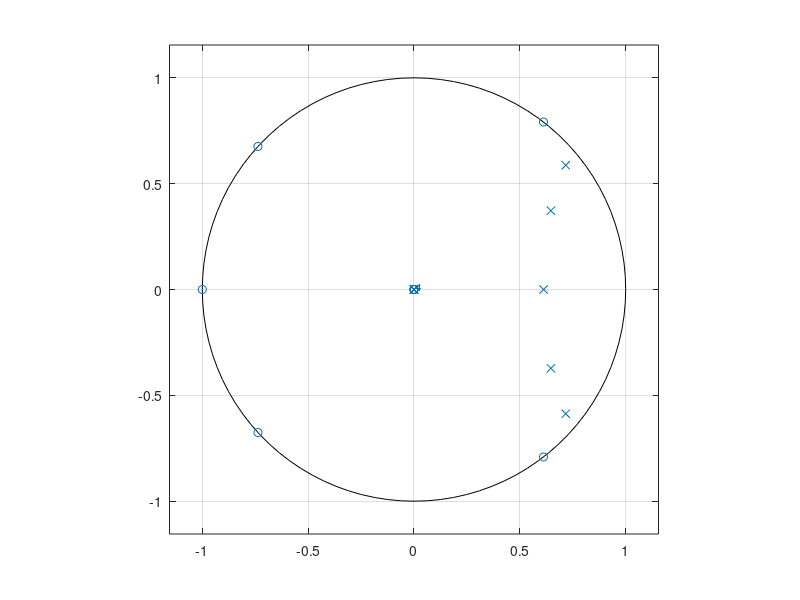

MATLAB code to generate this figure:
% sec_ord_inv_z.m
% Inverse z-transform for a second-order system using polynomial division.
% Calculates X(z)= N1(z)/D1(z)* N2(z)/D2(z)* N2(z)/D2(z)
% using sostf and deconv.
% See Ifeachor Example 4D.2 and 4D.4 p.233 and p.236
%(Note some numerical discrepancies!)
n = 5; % Number of power series points
N1 = [1 -1.22346 1]; D1 = [1 -1.433509 0.85811]; % First stage
N2 = [1 1.474597 1]; D2 = [1 -1.293601 0.556929]; % Second Stage   
N3 = [1 1 0]; D3 = [1 -0.612159 0]; % Third  stage
B = [N1; N2; N3]; % setup B-matrix from 3 row-vectors
A = [D1; D2; D3]; % setup A-matrix from 3 row-vectors
[b,a] = sos2tf([B A]); % Calculate transfer function from second order stages
[r,p,k] = residuez(b,a); % calculate partial fraction expansion
r
p
k
b = [b zeros(1,n-1)];
[x,r] = deconv(b,a); % perform long division
x
r
zplane(b,a); % Display poles and zeros



   
